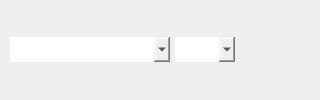
                   <widget class="QGroupBox" name="groupBox_file_3">
                    <property name="styleSheet">
                     <string notr="true">border:none;</string>
                    </property>
                    <property name="title">
                     <string/>
                    </property>
                    <layout class="QHBoxLayout" name="horizontalLayout_21">
                     <property name="spacing">
                      <number>5</number>
                     </property>
                     <property name="leftMargin">
                      <number>10</number>
                     </property>
                     <property name="topMargin">
                      <number>0</number>
                     </property>
                     <property name="rightMargin">
                      <number>10</number>
                     </property>
                     <property name="bottomMargin">
                      <number>0</number>
                     </property>
                     <item>
                      <widget class="QComboBox" name="comboBox_font">
                       <property name="minimumSize">
                        <size>
                         <width>160</width>
                         <height>25</height>
                        </size>
                       </property>
                       <property name="maximumSize">
                        <size>
                         <width>180</width>
                         <height>16777215</height>
                        </size>
                       </property>
                       <property name="toolTip">
                        <string>字体</string>
                       </property>
                      </widget>
                     </item>
                     <item>
                      <widget class="QComboBox" name="comboBox_size">
                       <property name="minimumSize">
                        <size>
                         <width>50</width>
                         <height>25</height>
                        </size>
                       </property>
                       <property name="toolTip">
                        <string>字号</string>
                       </property>
                       <property name="editable">
                        <bool>true</bool>
                       </property>
                      </widget>
                     </item>
                     <item>
                      <spacer name="horizontalSpacer_8">
                       <property name="orientation">
                        <enum>Qt::Horizontal</enum>
                       </property>
                       <property name="sizeHint" stdset="0">
                        <size>
                         <width>40</width>
                         <height>20</height>
                        </size>
                       </property>
                      </spacer>
                     </item>
                     <item>
                      <widget class="QPushButton" name="colorButton">
                       <property name="minimumSize">
                        <size>
                         <width>0</width>
                         <height>30</height>
                        </size>
                       </property>
                       <property name="maximumSize">
                        <size>
                         <width>30</width>
                         <height>16777215</height>
                        </size>
                       </property>
                       <property name="toolTip">
                        <string>字体颜色</string>
                       </property>
                       <property name="text">
                        <string/>
                       </property>
                       <property name="icon">
                        <iconset resource="../UIqrc.qrc">
                         <normaloff>:/report/icon/colour (2).png</normaloff>:/report/icon/colour (2).png</iconset>
                       </property>
                      </widget>
                     </item>
                    </layout>
                   </widget>
